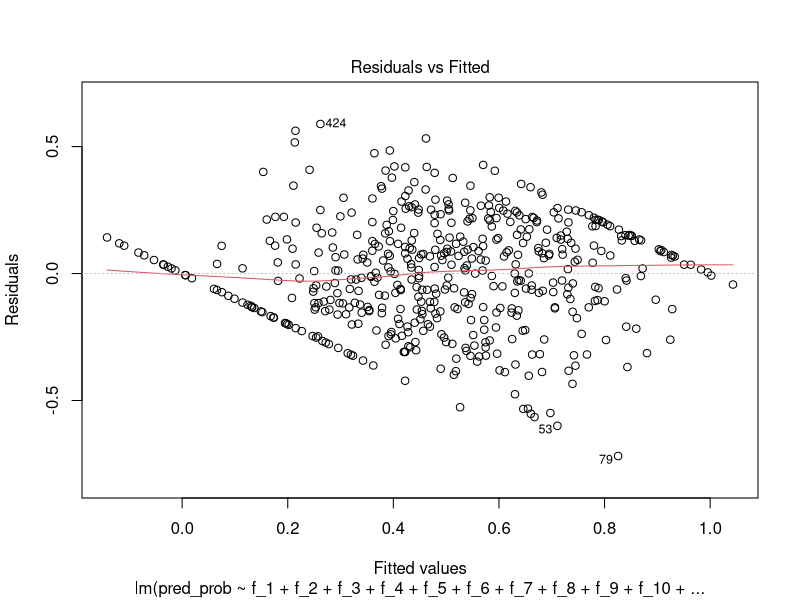
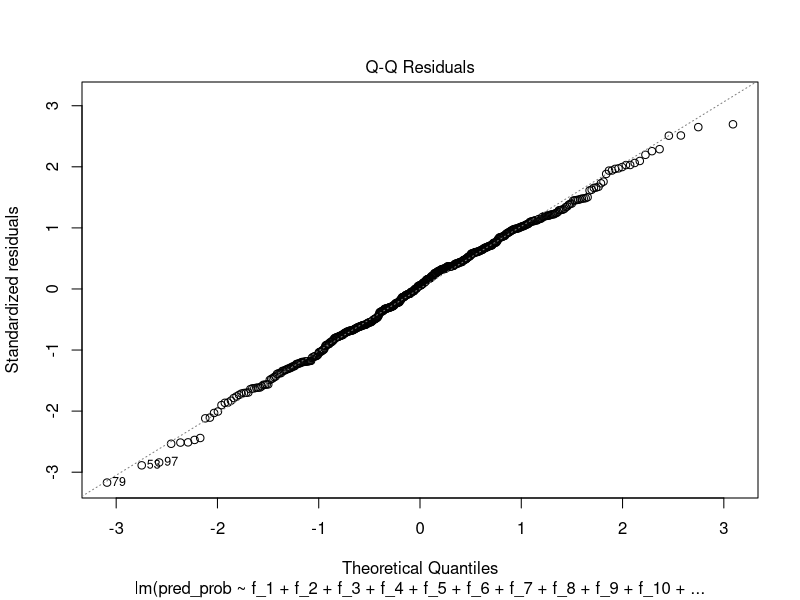
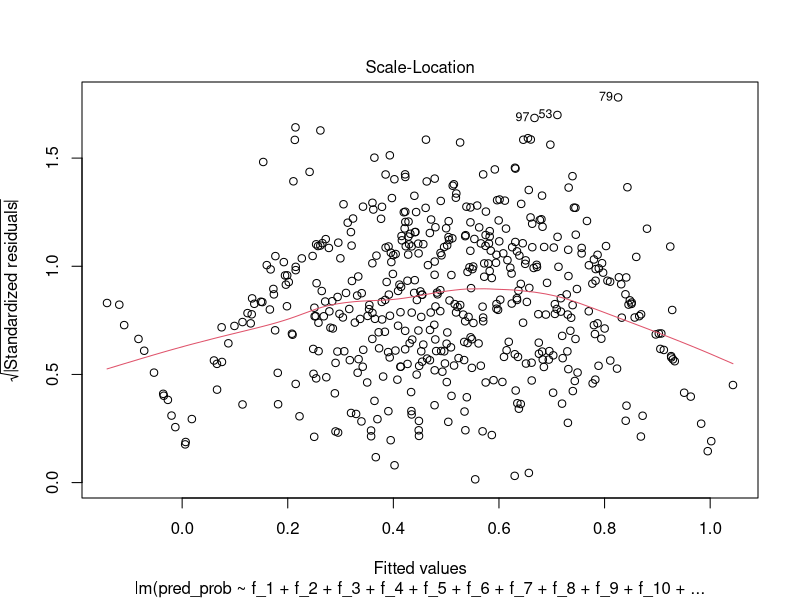
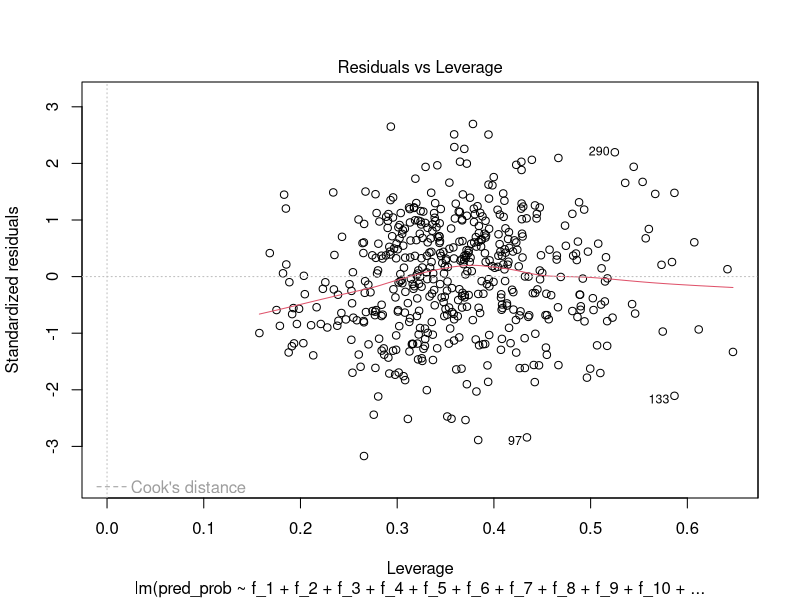
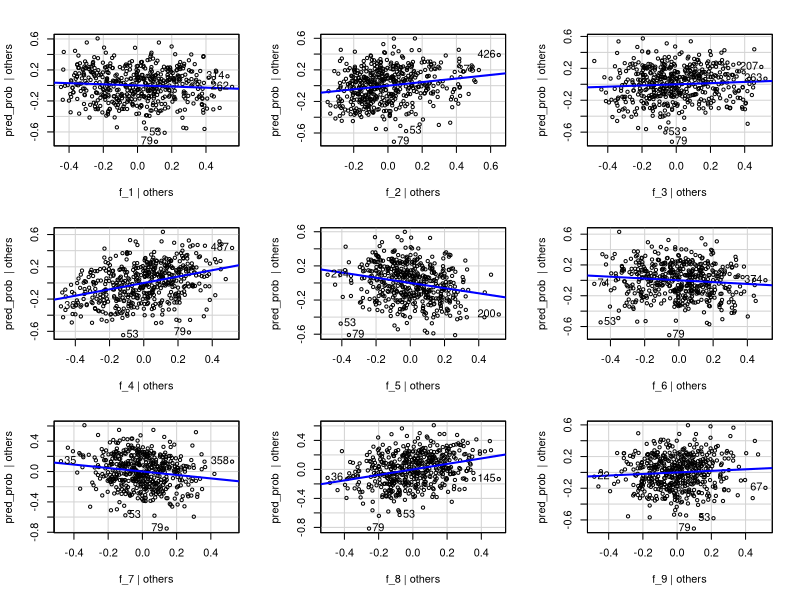
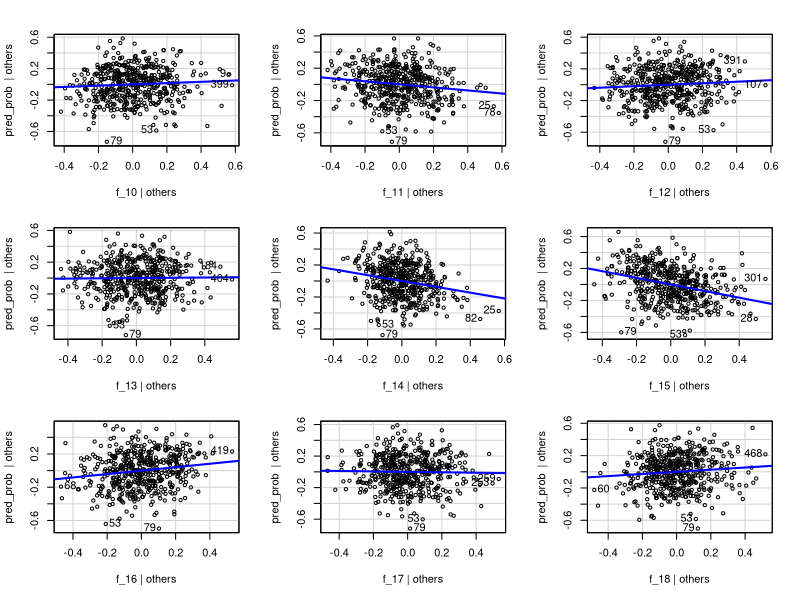
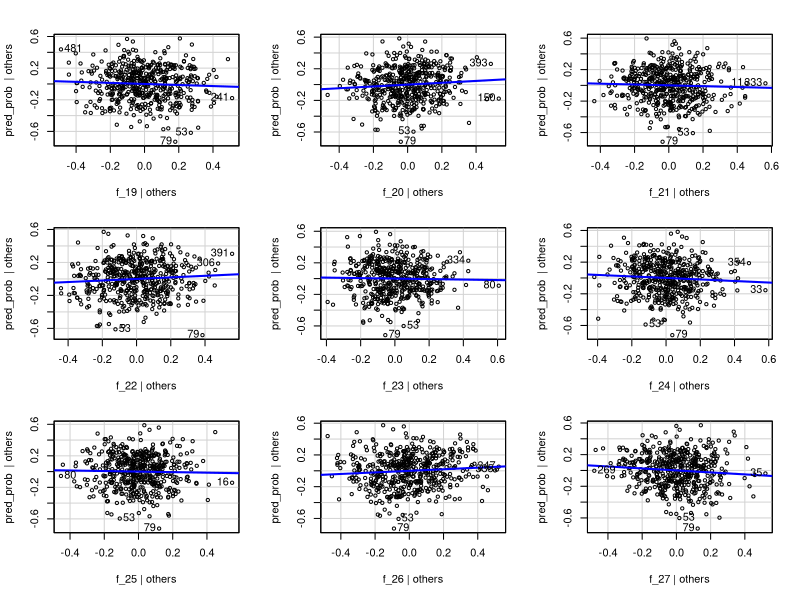
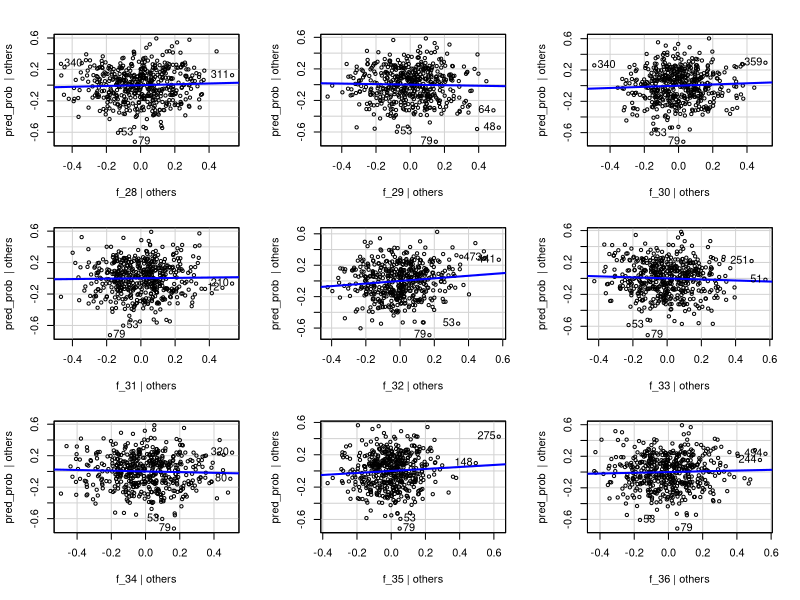

Here is the R script that generated these plots, in order: (Note: this script raises an error after producing the figures.)
## ---- chunk 1
knitr::opts_chunk$set(echo = TRUE)
## ---- chunk 2
# Load the required libraries
library(tidyverse)
library(caret)
library(MASS)
library(car)


## ---- chunk 3
# Load the dataset
data <- read.csv("pca_data_180_d8.csv")  # Update with the actual CSV file name

# Display the structure of the loaded data
str(data)

## ---- chunk 4
# Load the dplyr package for data manipulation
library(dplyr)

# Normalize each feature to the range [0, 1]
normalized_data <- data %>%
  mutate(across(starts_with("f"), ~ (.-min(.)) / (max(.) - min(.))))

# Display the first few rows of the normalized data
head(normalized_data)


## ---- chunk 5
col_name <- NULL;
for (i in 1:400) {
  
  col_name <-  paste0(col_name,"f_", i,"+")
  #data[, col_name] <- boxcox(data[, paste0("Feature_", i)], lambda = NULL)$x
}
cat(col_name)
## ---- chunk 6
model_2  = lm(pred_prob ~ f_1+f_2+f_3+f_4+f_5+f_6+f_7+f_8+f_9+f_10+f_11+f_12+f_13+f_14+f_15+f_16+f_17+f_18+f_19+f_20+f_21+f_22+f_23+f_24+f_25+f_26+f_27+f_28+f_29+f_30+f_31+f_32+f_33+f_34+f_35+f_36+f_37+f_38+f_39+f_40+f_41+f_42+f_43+f_44+f_45+f_46+f_47+f_48+f_49+f_50+f_51+f_52+f_53+f_54+f_55+f_56+f_57+f_58+f_59+f_60+f_61+f_62+f_63+f_64+f_65+f_66+f_67+f_68+f_69+f_70+f_71+f_72+f_73+f_74+f_75+f_76+f_77+f_78+f_79+f_80+f_81+f_82+f_83+f_84+f_85+f_86+f_87+f_88+f_89+f_90+f_91+f_92+f_93+f_94+f_95+f_96+f_97+f_98+f_99+f_100+f_101+f_102+f_103+f_104+f_105+f_106+f_107+f_108+f_109+f_110+f_111+f_112+f_113+f_114+f_115+f_116+f_117+f_118+f_119+f_120+f_121+f_122+f_123+f_124+f_125+f_126+f_127+f_128+f_129+f_130+f_131+f_132+f_133+f_134+f_135+f_136+f_137+f_138+f_139+f_140+f_141+f_142+f_143+f_144+f_145+f_146+f_147+f_148+f_149+f_150+f_151+f_152+f_153+f_154+f_155+f_156+f_157+f_158+f_159+f_160+f_161+f_162+f_163+f_164+f_165+f_166+f_167+f_168+f_169+f_170+f_171+f_172+f_173+f_174+f_175+f_176+f_177+f_178+f_179+f_180, data = normalized_data)
summary(model_2)
## ---- chunk 7

plot(model_2)
## ---- chunk 8

residuals <- residuals(model_2)

# Create the AV plot
avPlots(model_2)

# Create the CR plot
crPlots(model_2)

## ---- chunk 9
# Apply Box-Cox transformation to the target variable (response) if needed
# For example, if you have a response variable named 'y', you can transform it like this:
# data$y_transformed <- boxcox(data$y, lambda = NULL)
# Uncomment and modify the above line based on your data

# Apply Box-Cox transformation to the features
# Assuming the transformed features are named 'Feature_1_transformed', ..., 'Feature_10_transformed'

boxcox(data[, paste0("Feature_1")], lambda = NULL)
for (i in 1:10) {
  boxcox(data[, paste0("Feature_", i)], lambda = NULL)
  #col_name <- paste0("Feature_", i, "_transformed")
  #data[, col_name] <- boxcox(data[, paste0("Feature_", i)], lambda = NULL)$x
}

# Define the list of transformed feature names
transformed_feature_names <- paste0("Feature_", 1:10, "_transformed")  # Adjust the range as needed

# Construct the formula for MLR
formula <- reformulate(transformed_feature_names, response = "y")

# Perform Multiple Linear Regression (MLR) using the transformed features
model <- lm(formula, data = data)

# Display the summary of the MLR model
summary(model)
